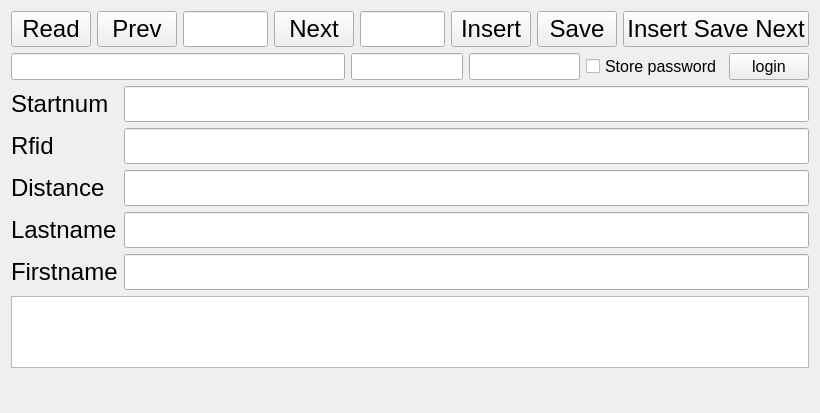
<?xml version="1.0" encoding="UTF-8"?>
<ui version="4.0">
 <class>PreentryForm</class>
 <widget class="QWidget" name="PreentryForm">
  <property name="windowModality">
   <enum>Qt::WindowModal</enum>
  </property>
  <property name="geometry">
   <rect>
    <x>0</x>
    <y>0</y>
    <width>820</width>
    <height>413</height>
   </rect>
  </property>
  <property name="font">
   <font>
    <pointsize>18</pointsize>
   </font>
  </property>
  <property name="windowTitle">
   <string>Preentry</string>
  </property>
  <layout class="QGridLayout" name="gridLayout_2">
   <item row="1" column="0">
    <layout class="QHBoxLayout" name="horizontalLayout_2" stretch="3,1,1,1,0">
     <item>
      <widget class="QLineEdit" name="urllineEdit">
       <property name="font">
        <font>
         <pointsize>12</pointsize>
        </font>
       </property>
       <property name="clearButtonEnabled">
        <bool>false</bool>
       </property>
      </widget>
     </item>
     <item>
      <widget class="QLineEdit" name="usernamelineEdit">
       <property name="font">
        <font>
         <pointsize>12</pointsize>
        </font>
       </property>
      </widget>
     </item>
     <item>
      <widget class="QLineEdit" name="passwordlineEdit">
       <property name="font">
        <font>
         <pointsize>12</pointsize>
        </font>
       </property>
       <property name="echoMode">
        <enum>QLineEdit::Password</enum>
       </property>
      </widget>
     </item>
     <item>
      <widget class="QCheckBox" name="storePasswordcheckBox">
       <property name="font">
        <font>
         <pointsize>12</pointsize>
        </font>
       </property>
       <property name="text">
        <string>Store password</string>
       </property>
      </widget>
     </item>
     <item>
      <widget class="QPushButton" name="loginpushButton">
       <property name="font">
        <font>
         <pointsize>12</pointsize>
        </font>
       </property>
       <property name="text">
        <string>login</string>
       </property>
      </widget>
     </item>
    </layout>
   </item>
   <item row="2" column="0">
    <layout class="QGridLayout" name="gridLayout">
     <item row="4" column="2">
      <widget class="QLineEdit" name="lastnamelineEdit">
       <property name="readOnly">
        <bool>true</bool>
       </property>
      </widget>
     </item>
     <item row="3" column="0">
      <widget class="QLabel" name="distancelabel">
       <property name="text">
        <string>Distance</string>
       </property>
      </widget>
     </item>
     <item row="2" column="0">
      <widget class="QLabel" name="rfidLabel">
       <property name="text">
        <string>Rfid</string>
       </property>
      </widget>
     </item>
     <item row="2" column="2">
      <widget class="QLineEdit" name="rfidlineEdit">
       <property name="readOnly">
        <bool>true</bool>
       </property>
      </widget>
     </item>
     <item row="1" column="2">
      <widget class="QLineEdit" name="startnumlineEdit">
       <property name="font">
        <font>
         <pointsize>18</pointsize>
        </font>
       </property>
       <property name="echoMode">
        <enum>QLineEdit::Normal</enum>
       </property>
       <property name="readOnly">
        <bool>true</bool>
       </property>
      </widget>
     </item>
     <item row="4" column="0">
      <widget class="QLabel" name="lastnamelabel">
       <property name="text">
        <string>Lastname</string>
       </property>
      </widget>
     </item>
     <item row="5" column="2">
      <widget class="QLineEdit" name="firstnamelineEdit">
       <property name="readOnly">
        <bool>true</bool>
       </property>
      </widget>
     </item>
     <item row="5" column="0">
      <widget class="QLabel" name="firstnamelabel">
       <property name="text">
        <string>Firstname</string>
       </property>
      </widget>
     </item>
     <item row="3" column="2">
      <widget class="QLineEdit" name="distancelineEdit">
       <property name="readOnly">
        <bool>true</bool>
       </property>
      </widget>
     </item>
     <item row="1" column="0">
      <widget class="QLabel" name="label">
       <property name="font">
        <font>
         <pointsize>18</pointsize>
        </font>
       </property>
       <property name="text">
        <string>Startnum</string>
       </property>
      </widget>
     </item>
    </layout>
   </item>
   <item row="4" column="0">
    <widget class="QLabel" name="statusBar">
     <property name="sizePolicy">
      <sizepolicy hsizetype="Preferred" vsizetype="Preferred">
       <horstretch>0</horstretch>
       <verstretch>0</verstretch>
      </sizepolicy>
     </property>
     <property name="text">
      <string/>
     </property>
    </widget>
   </item>
   <item row="0" column="0">
    <layout class="QHBoxLayout" name="horizontalLayout">
     <item>
      <widget class="QPushButton" name="readpushButton">
       <property name="text">
        <string>Read</string>
       </property>
      </widget>
     </item>
     <item>
      <widget class="QPushButton" name="prevpushButton">
       <property name="text">
        <string>Prev</string>
       </property>
       <property name="shortcut">
        <string>F1</string>
       </property>
      </widget>
     </item>
     <item>
      <widget class="QLineEdit" name="startnumHeaderlineEdit"/>
     </item>
     <item>
      <widget class="QPushButton" name="nextpushButton">
       <property name="text">
        <string>Next</string>
       </property>
       <property name="shortcut">
        <string>F2</string>
       </property>
      </widget>
     </item>
     <item>
      <widget class="QLineEdit" name="rfidHeaderlineEdit">
       <property name="readOnly">
        <bool>true</bool>
       </property>
      </widget>
     </item>
     <item>
      <widget class="QPushButton" name="insertpushButton">
       <property name="text">
        <string>Insert</string>
       </property>
       <property name="shortcut">
        <string>F3</string>
       </property>
      </widget>
     </item>
     <item>
      <widget class="QPushButton" name="savepushButton">
       <property name="text">
        <string>Save</string>
       </property>
       <property name="shortcut">
        <string>F4</string>
       </property>
      </widget>
     </item>
     <item>
      <widget class="QPushButton" name="insertSaveNextpushButton">
       <property name="text">
        <string>Insert Save Next</string>
       </property>
       <property name="shortcut">
        <string>F5</string>
       </property>
      </widget>
     </item>
    </layout>
   </item>
   <item row="3" column="0">
    <widget class="QListWidget" name="historylistWidget">
     <property name="font">
      <font>
       <pointsize>12</pointsize>
      </font>
     </property>
    </widget>
   </item>
  </layout>
 </widget>
 <tabstops>
  <tabstop>readpushButton</tabstop>
  <tabstop>prevpushButton</tabstop>
  <tabstop>startnumHeaderlineEdit</tabstop>
  <tabstop>nextpushButton</tabstop>
  <tabstop>rfidHeaderlineEdit</tabstop>
  <tabstop>insertpushButton</tabstop>
  <tabstop>savepushButton</tabstop>
  <tabstop>insertSaveNextpushButton</tabstop>
  <tabstop>urllineEdit</tabstop>
  <tabstop>usernamelineEdit</tabstop>
  <tabstop>passwordlineEdit</tabstop>
  <tabstop>storePasswordcheckBox</tabstop>
  <tabstop>loginpushButton</tabstop>
  <tabstop>startnumlineEdit</tabstop>
  <tabstop>rfidlineEdit</tabstop>
  <tabstop>distancelineEdit</tabstop>
  <tabstop>lastnamelineEdit</tabstop>
  <tabstop>firstnamelineEdit</tabstop>
  <tabstop>historylistWidget</tabstop>
 </tabstops>
 <resources/>
 <connections/>
</ui>
